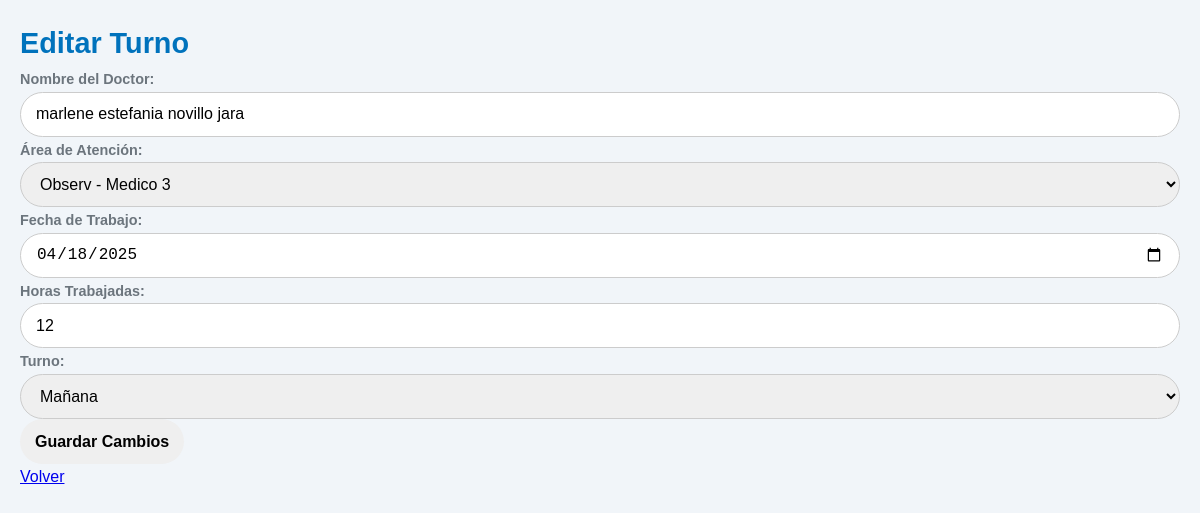
The page /editar/1 on the database its author committed.
### app.py (models this page shows)
class Turno(db.Model):
    id = db.Column(db.Integer, primary_key=True)
    doctor = db.Column(db.String(100), nullable=False)
    area = db.Column(db.String(100), nullable=False)
    fecha_trabajo = db.Column(db.Date, nullable=False)
    horas_trabajadas = db.Column(db.Integer, nullable=False, default=6)
    turno = db.Column(db.String(10), nullable=False)
    tipo_horas = db.Column(db.String(10), nullable=False)

### app.py (the view, shortened to what this page needs)
@app.route("/editar/<int:id>", methods=["GET", "POST"])
def editar(id):
    turno = Turno.query.get(id)
    if not turno:
        return redirect(url_for("turnos"))
    return render_template("editar.html", turno=turno, opciones=opciones)

### templates/editar.html (shortened to what this page needs)
<!DOCTYPE html>
<html lang="es">
<head>
    <link rel="stylesheet" href="{{ url_for('static', filename='styles.css') }}">
</head>
<body>
    <h1>Editar Turno</h1>
    <form action="/editar/{{ turno.id }}" method="POST">
        <label for="nombre">Nombre del Doctor:</label>
        <input type="text" id="nombre" name="nombre" value="{{ turno.doctor }}" required>
        <label for="area">Área de Atención:</label>
        <select id="area" name="area" required>
            {% for opcion in opciones %}
                <option value="{{ opcion }}" {% if opcion == turno.area %}selected{% endif %}>{{ opcion }}</option>
            {% endfor %}
        </select>
        <label for="fecha_trabajo">Fecha de Trabajo:</label>
        <input type="date" id="fecha_trabajo" name="fecha_trabajo" value="{{ turno.fecha_trabajo }}" required>
        <label for="horas_trabajadas">Horas Trabajadas:</label>
        <input type="number" id="horas_trabajadas" name="horas_trabajadas" min="1" max="24" value="{{ turno.horas_trabajadas }}" required>
        <label for="turno">Turno:</label>
        <select id="turno" name="turno" required>
            <option value="Mañana" {% if turno.turno == "Mañana" %}selected{% endif %}>Mañana</option>
        </select>
        <button type="submit">Guardar Cambios</button>
    </form>
    <a href="/">Volver</a>
</body>
</html>

### static/styles.css (style rules this page uses)
:root { --primary-color: #0072BC; --secondary-color: #6c757d; --success-color: #28a745; --danger-color: #DC3545; --light-color: #f8f9fa; --dark-color: #343a40; --border-radius: 5px; --box-shadow: 0 2px 10px rgba(0, 0, 0, 0.1); --input-radius: 25px; }
body { font-family: "Trebuchet MS", "Arial", sans-serif; font-size: 16px; background-color: #f1f5f9; margin: 0; padding: 20px; line-height: 1.6; }
h1 { font-size: 1.8rem; color: var(--primary-color); margin: 0; }
label { font-weight: bold; color: var(--secondary-color); font-size: 0.9rem; }
select, input { width: 100%; padding: 10px 15px; border: 1px solid #ccc; border-radius: var(--input-radius); font-size: 1rem; box-sizing: border-box; height: 45px; }
button, .btn { display: inline-flex; align-items: center; justify-content: center; gap: 8px; padding: 10px 15px; border: none; border-radius: var(--input-radius); font-size: 1rem; cursor: pointer; transition: all 0.3s ease; text-decoration: none; height: 45px; font-weight: bold; }

### rows shown on the page
Turno: nombre "marlene estefania novillo jara", area "Observ - Medico 3", fecha_trabajo "04/18/2025", horas_trabajadas "12", turno "Mañana"
